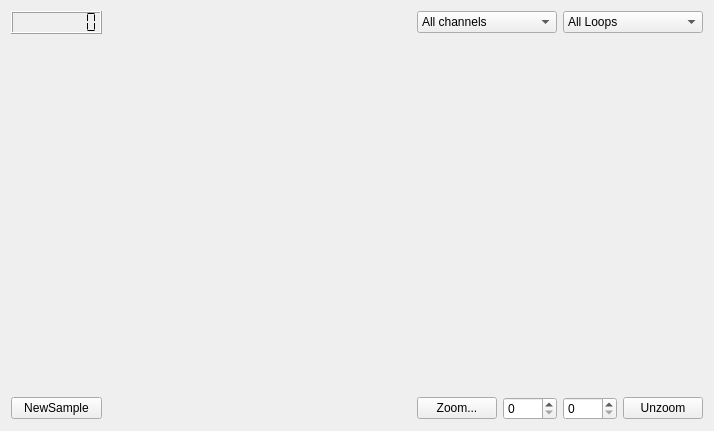
<?xml version="1.0" encoding="UTF-8"?>
<ui version="4.0">
 <class>PolandViewpanelWidget</class>
 <widget class="QWidget" name="PolandViewpanelWidget">
  <property name="geometry">
   <rect>
    <x>0</x>
    <y>0</y>
    <width>714</width>
    <height>431</height>
   </rect>
  </property>
  <property name="windowTitle">
   <string>Form</string>
  </property>
  <layout class="QGridLayout" name="gridLayout">
   <item row="0" column="0">
    <widget class="QLCDNumber" name="EventCounter">
     <property name="toolTip">
      <string>&lt;html&gt;&lt;head/&gt;&lt;body&gt;&lt;p&gt;Current internal trigger sequence number&lt;/p&gt;&lt;/body&gt;&lt;/html&gt;</string>
     </property>
     <property name="digitCount">
      <number>8</number>
     </property>
     <property name="mode">
      <enum>QLCDNumber::Dec</enum>
     </property>
     <property name="segmentStyle">
      <enum>QLCDNumber::Flat</enum>
     </property>
    </widget>
   </item>
   <item row="0" column="1">
    <spacer name="horizontalSpacer_2">
     <property name="orientation">
      <enum>Qt::Horizontal</enum>
     </property>
     <property name="sizeHint" stdset="0">
      <size>
       <width>274</width>
       <height>20</height>
      </size>
     </property>
    </spacer>
   </item>
   <item row="0" column="2">
    <layout class="QHBoxLayout" name="horizontalLayout_2">
     <item>
      <widget class="QComboBox" name="Channel_comboBox">
       <property name="toolTip">
        <string>Select channels to display of current sample</string>
       </property>
       <item>
        <property name="text">
         <string>All channels</string>
        </property>
       </item>
      </widget>
     </item>
     <item>
      <widget class="QComboBox" name="Loops_comboBox">
       <property name="toolTip">
        <string>Select loops to display of current sample</string>
       </property>
       <item>
        <property name="text">
         <string>All Loops</string>
        </property>
       </item>
      </widget>
     </item>
    </layout>
   </item>
   <item row="1" column="0" colspan="3">
    <widget class="KPlotWidget" name="PlotwidgetChSlice"/>
   </item>
   <item row="2" column="0">
    <widget class="QPushButton" name="SampleButton">
     <property name="text">
      <string>NewSample</string>
     </property>
    </widget>
   </item>
   <item row="2" column="1">
    <spacer name="horizontalSpacer">
     <property name="orientation">
      <enum>Qt::Horizontal</enum>
     </property>
     <property name="sizeHint" stdset="0">
      <size>
       <width>274</width>
       <height>20</height>
      </size>
     </property>
    </spacer>
   </item>
   <item row="2" column="2">
    <layout class="QHBoxLayout" name="horizontalLayout">
     <item>
      <widget class="QPushButton" name="SetZoomButton">
       <property name="toolTip">
        <string>Click to select visible range</string>
       </property>
       <property name="text">
        <string>Zoom...</string>
       </property>
       <property name="checkable">
        <bool>true</bool>
       </property>
      </widget>
     </item>
     <item>
      <widget class="QSpinBox" name="PatternLow_spinBox">
       <property name="toolTip">
        <string>lower border</string>
       </property>
       <property name="maximum">
        <number>1023</number>
       </property>
      </widget>
     </item>
     <item>
      <widget class="QSpinBox" name="PatternHi_spinBox">
       <property name="toolTip">
        <string>upper border</string>
       </property>
       <property name="maximum">
        <number>1023</number>
       </property>
      </widget>
     </item>
     <item>
      <widget class="QPushButton" name="UnzoomButton">
       <property name="toolTip">
        <string>Expand to full sample range</string>
       </property>
       <property name="text">
        <string>Unzoom</string>
       </property>
      </widget>
     </item>
    </layout>
   </item>
  </layout>
 </widget>
 <customwidgets>
  <customwidget>
   <class>KPlotWidget</class>
   <extends>QFrame</extends>
   <header>kplotwidget.h</header>
  </customwidget>
 </customwidgets>
 <resources/>
 <connections/>
</ui>
